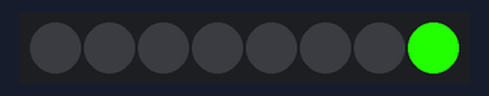
Recording of a sketch running on a simulated Arduino Uno, built with avr-gcc and run on an emulated ATmega328P. Shown: 8 RGB LEDs in strip order, left to right. Random numbers use the default seed unless the sketch sets one.

Above: at 0.01 s.
At 5.0 s:
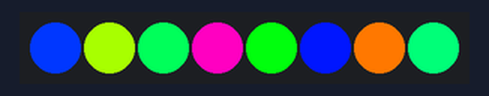
At 10.0 s:
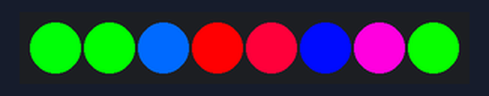
At 20.0 s:
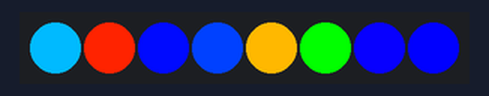
At 29.99 s:
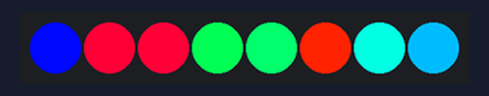
At 39.95 s:
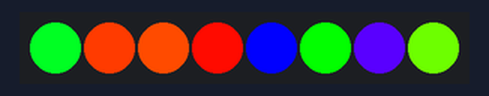
Timing chart, 0 to 40.0 s (numbered marks = the images above):
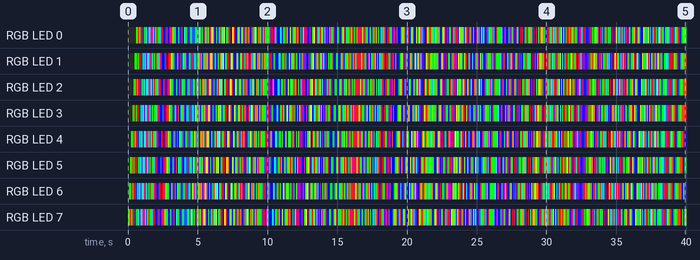

The sketch:

3.3_rgb_led_strip_flowing.ino
```cpp
#include <Adafruit_NeoPixel.h>
#ifdef __AVR__
#include <avr/power.h>
#endif

#define PIXEL_PIN    0
#define PIXEL_COUNT 8

// Declare our NeoPixel strip object:
Adafruit_NeoPixel strip(PIXEL_COUNT, PIXEL_PIN, NEO_GRB + NEO_KHZ800);
// Argument 1 = Number of pixels in NeoPixel strip
// Argument 2 = Arduino pin number (most are valid)
// Argument 3 = Pixel type flags, add together as needed:
//   NEO_KHZ800  800 KHz bitstream (most NeoPixel products w/WS2812 LEDs)
//   NEO_KHZ400  400 KHz (classic 'v1' (not v2) FLORA pixels, WS2811 drivers)
//   NEO_GRB     Pixels are wired for GRB bitstream (most NeoPixel products)
//   NEO_RGB     Pixels are wired for RGB bitstream (v1 FLORA pixels, not v2)
//   NEO_RGBW    Pixels are wired for RGBW bitstream (NeoPixel RGBW products)


void setup() {
  strip.begin(); // Initialize NeoPixel strip object (REQUIRED)
  strip.show();  // Initialize all pixels to 'off'
}

void loop() {
  flowing(80);
}

void flowing(int wait) {
  // Let the colors pass one by one from back to front.
  // The last one re-fetches a random color.
  for (int i = 0; i < PIXEL_COUNT ; i++) {
    strip.setPixelColor(i, strip.getPixelColor(i + 1));
  }
  int pixelHue = random(65535); // Get a random color from the color wheel (range of 65535).

  // strip.ColorHSV() can take 1 or 3 arguments: a hue (0 to 65535) or
  // optionally add saturation and value (brightness) (each 0 to 255).
  // Here we're using just the single-argument hue variant. The result
  // is passed through strip.gamma32() to provide 'truer' colors
  // before assigning to each pixel:
  strip.setPixelColor(PIXEL_COUNT - 1, strip.gamma32(strip.ColorHSV(pixelHue)));

  strip.show(); // Update strip with new contents
  delay(wait);  // Pause for a moment
}
```
